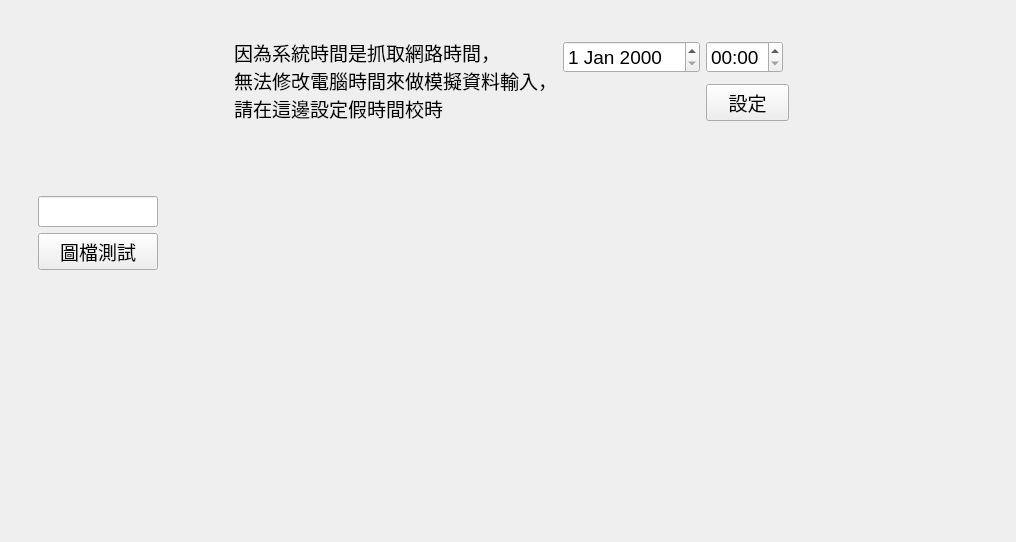
<?xml version="1.0" encoding="UTF-8"?>
<ui version="4.0">
 <class>StageTest</class>
 <widget class="QWidget" name="StageTest">
  <property name="geometry">
   <rect>
    <x>0</x>
    <y>0</y>
    <width>1016</width>
    <height>542</height>
   </rect>
  </property>
  <property name="windowTitle">
   <string>Form</string>
  </property>
  <layout class="QGridLayout" name="gridLayout">
   <item row="0" column="0">
    <widget class="QStackedWidget" name="stackedWidget">
     <property name="font">
      <font>
       <pointsize>14</pointsize>
      </font>
     </property>
     <widget class="QWidget" name="page">
      <layout class="QVBoxLayout" name="verticalLayout">
       <item>
        <widget class="QWidget" name="widget" native="true">
         <layout class="QGridLayout" name="gridLayout_3">
          <item row="0" column="0">
           <spacer name="horizontalSpacer">
            <property name="orientation">
             <enum>Qt::Horizontal</enum>
            </property>
            <property name="sizeHint" stdset="0">
             <size>
              <width>40</width>
              <height>20</height>
             </size>
            </property>
           </spacer>
          </item>
          <item row="0" column="2">
           <spacer name="horizontalSpacer_2">
            <property name="orientation">
             <enum>Qt::Horizontal</enum>
            </property>
            <property name="sizeHint" stdset="0">
             <size>
              <width>40</width>
              <height>20</height>
             </size>
            </property>
           </spacer>
          </item>
          <item row="0" column="1">
           <widget class="QWidget" name="widget_3" native="true">
            <layout class="QGridLayout" name="gridLayout_2">
             <item row="0" column="1" rowspan="2">
              <widget class="QLabel" name="label_9">
               <property name="text">
                <string>因為系統時間是抓取網路時間，
無法修改電腦時間來做模擬資料輸入，
請在這邊設定假時間校時</string>
               </property>
              </widget>
             </item>
             <item row="0" column="3">
              <widget class="QTimeEdit" name="timeEdit">
               <property name="currentSection">
                <enum>QDateTimeEdit::HourSection</enum>
               </property>
               <property name="displayFormat">
                <string>hh:mm</string>
               </property>
               <property name="timeSpec">
                <enum>Qt::UTC</enum>
               </property>
              </widget>
             </item>
             <item row="1" column="3" colspan="2">
              <widget class="QPushButton" name="btnTestDate">
               <property name="text">
                <string>設定</string>
               </property>
              </widget>
             </item>
             <item row="0" column="2">
              <widget class="QDateEdit" name="dateEdit">
               <property name="currentSection">
                <enum>QDateTimeEdit::DaySection</enum>
               </property>
              </widget>
             </item>
            </layout>
           </widget>
          </item>
          <item row="1" column="1">
           <spacer name="verticalSpacer">
            <property name="orientation">
             <enum>Qt::Vertical</enum>
            </property>
            <property name="sizeHint" stdset="0">
             <size>
              <width>20</width>
              <height>40</height>
             </size>
            </property>
           </spacer>
          </item>
          <item row="2" column="0" colspan="2">
           <widget class="QWidget" name="widget_4" native="true">
            <property name="minimumSize">
             <size>
              <width>0</width>
              <height>200</height>
             </size>
            </property>
            <layout class="QGridLayout" name="gridLayout_4">
             <item row="1" column="1" rowspan="2">
              <widget class="QPushButton" name="btnTestPic">
               <property name="text">
                <string>圖檔測試</string>
               </property>
              </widget>
             </item>
             <item row="0" column="1">
              <widget class="QLineEdit" name="txPicMd5">
               <property name="minimumSize">
                <size>
                 <width>100</width>
                 <height>0</height>
                </size>
               </property>
               <property name="maximumSize">
                <size>
                 <width>120</width>
                 <height>16777215</height>
                </size>
               </property>
              </widget>
             </item>
             <item row="3" column="1">
              <spacer name="verticalSpacer_2">
               <property name="orientation">
                <enum>Qt::Vertical</enum>
               </property>
               <property name="sizeHint" stdset="0">
                <size>
                 <width>20</width>
                 <height>40</height>
                </size>
               </property>
              </spacer>
             </item>
             <item row="0" column="2" rowspan="4">
              <widget class="ItemPic" name="wPicTest" native="true"/>
             </item>
            </layout>
           </widget>
          </item>
         </layout>
        </widget>
       </item>
       <item>
        <widget class="QWidget" name="widget_2" native="true">
         <property name="sizePolicy">
          <sizepolicy hsizetype="Preferred" vsizetype="Fixed">
           <horstretch>0</horstretch>
           <verstretch>0</verstretch>
          </sizepolicy>
         </property>
         <property name="minimumSize">
          <size>
           <width>0</width>
           <height>120</height>
          </size>
         </property>
        </widget>
       </item>
      </layout>
     </widget>
     <widget class="QWidget" name="stackedWidgetPage1"/>
    </widget>
   </item>
  </layout>
 </widget>
 <customwidgets>
  <customwidget>
   <class>ItemPic</class>
   <extends>QWidget</extends>
   <header>ItemPic.h</header>
   <container>1</container>
  </customwidget>
 </customwidgets>
 <resources/>
 <connections/>
</ui>
